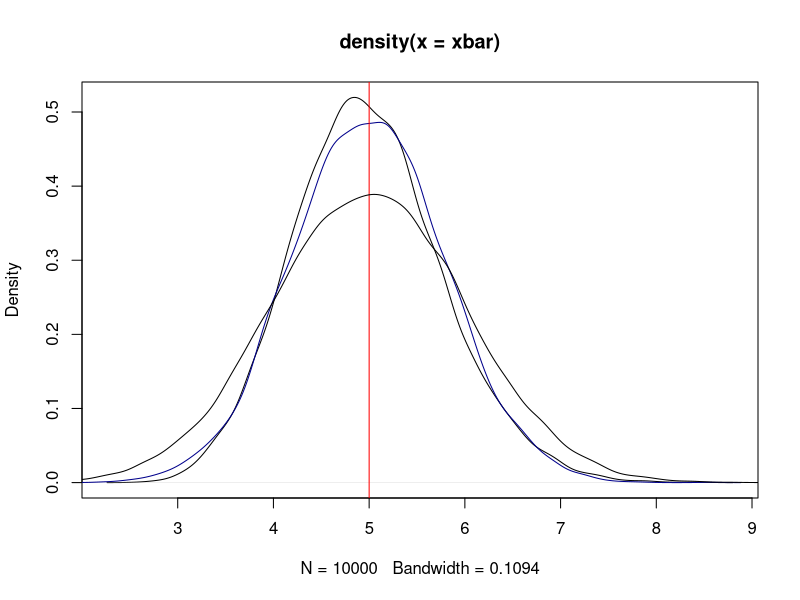
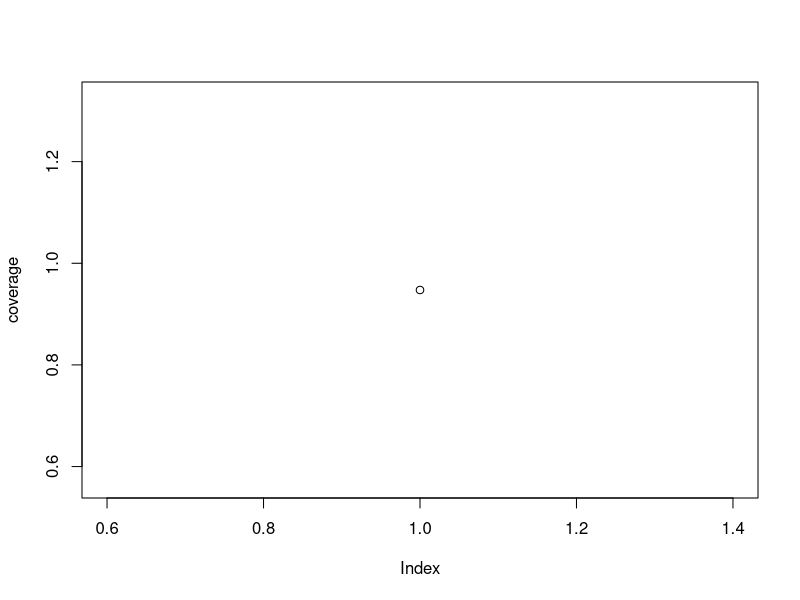

R code for these plots, in order:
## ---- chunk 1
x<-replicate(10000, { rexp(40, 0.2)})
xbar<-apply(x, 2, mean)
xsd<-apply(x, 2, sd)

norm<-replicate(10000, {mean(rnorm(40,1/0.2, 1/0.2))})

plot(density(xbar))
lines(density(norm), col="darkblue")
abline(v=1/0.2, col="red", lty=1.5)
lines(density(rnorm(40000, 5, 1)))
## ---- chunk 2
n<-40 
pvals <- 0.95
nosim <- 10000 
coverage <- sapply(pvals, function(p) {
     phats <- replicate(nosim, { mean(rexp(n, 0.2))})
     ul <- 5 + (qnorm(0.95) *(5/sqrt(n)) )
     xxbar<-mean(ul>=phats)
})
plot(coverage)
